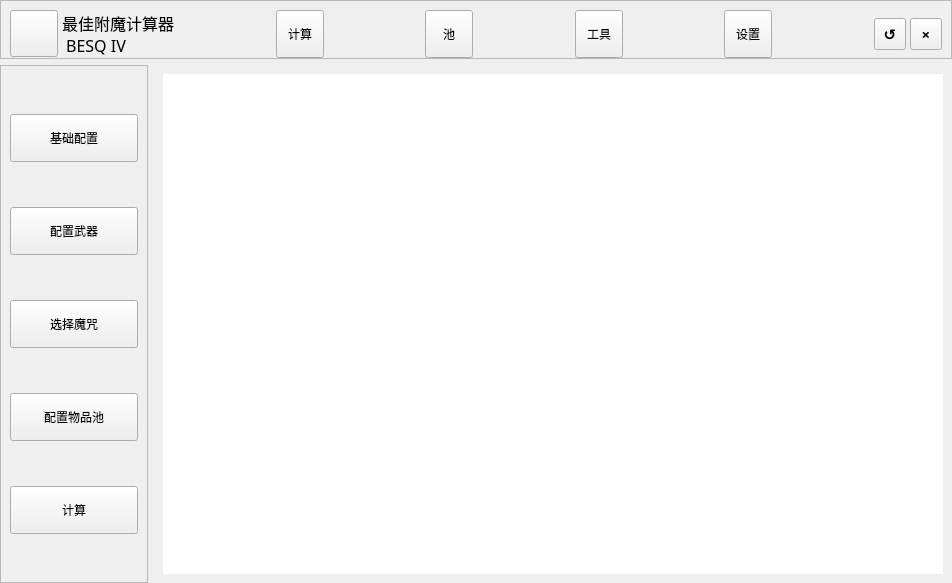
<?xml version="1.0" encoding="UTF-8"?>
<ui version="4.0">
 <class>MainWindow</class>
 <widget class="QWidget" name="MainWindow">
  <property name="geometry">
   <rect>
    <x>0</x>
    <y>0</y>
    <width>952</width>
    <height>583</height>
   </rect>
  </property>
  <property name="windowTitle">
   <string>Form</string>
  </property>
  <layout class="QVBoxLayout" name="verticalLayout">
   <property name="leftMargin">
    <number>0</number>
   </property>
   <property name="topMargin">
    <number>0</number>
   </property>
   <property name="rightMargin">
    <number>0</number>
   </property>
   <property name="bottomMargin">
    <number>0</number>
   </property>
   <item>
    <widget class="QFrame" name="frame">
     <property name="sizePolicy">
      <sizepolicy hsizetype="Preferred" vsizetype="Maximum">
       <horstretch>0</horstretch>
       <verstretch>0</verstretch>
      </sizepolicy>
     </property>
     <property name="frameShape">
      <enum>QFrame::StyledPanel</enum>
     </property>
     <property name="frameShadow">
      <enum>QFrame::Raised</enum>
     </property>
     <layout class="QHBoxLayout" name="horizontalLayout">
      <property name="spacing">
       <number>4</number>
      </property>
      <property name="leftMargin">
       <number>9</number>
      </property>
      <property name="topMargin">
       <number>9</number>
      </property>
      <property name="rightMargin">
       <number>9</number>
      </property>
      <property name="bottomMargin">
       <number>0</number>
      </property>
      <item>
       <widget class="QToolButton" name="toolButton_9">
        <property name="text">
         <string/>
        </property>
        <property name="iconSize">
         <size>
          <width>40</width>
          <height>40</height>
         </size>
        </property>
       </widget>
      </item>
      <item>
       <widget class="QLabel" name="label">
        <property name="font">
         <font>
          <family>微软雅黑</family>
          <pointsize>12</pointsize>
         </font>
        </property>
        <property name="text">
         <string>最佳附魔计算器
 BESQ IV</string>
        </property>
       </widget>
      </item>
      <item>
       <spacer name="horizontalSpacer">
        <property name="orientation">
         <enum>Qt::Horizontal</enum>
        </property>
        <property name="sizeHint" stdset="0">
         <size>
          <width>40</width>
          <height>20</height>
         </size>
        </property>
       </spacer>
      </item>
      <item>
       <widget class="QToolButton" name="toolButton">
        <property name="minimumSize">
         <size>
          <width>48</width>
          <height>48</height>
         </size>
        </property>
        <property name="text">
         <string>计算</string>
        </property>
       </widget>
      </item>
      <item>
       <spacer name="horizontalSpacer_3">
        <property name="orientation">
         <enum>Qt::Horizontal</enum>
        </property>
        <property name="sizeHint" stdset="0">
         <size>
          <width>40</width>
          <height>20</height>
         </size>
        </property>
       </spacer>
      </item>
      <item>
       <widget class="QToolButton" name="toolButton_2">
        <property name="minimumSize">
         <size>
          <width>48</width>
          <height>48</height>
         </size>
        </property>
        <property name="text">
         <string>池</string>
        </property>
       </widget>
      </item>
      <item>
       <spacer name="horizontalSpacer_5">
        <property name="orientation">
         <enum>Qt::Horizontal</enum>
        </property>
        <property name="sizeHint" stdset="0">
         <size>
          <width>40</width>
          <height>20</height>
         </size>
        </property>
       </spacer>
      </item>
      <item>
       <widget class="QToolButton" name="toolButton_10">
        <property name="minimumSize">
         <size>
          <width>48</width>
          <height>48</height>
         </size>
        </property>
        <property name="text">
         <string>工具</string>
        </property>
       </widget>
      </item>
      <item>
       <spacer name="horizontalSpacer_4">
        <property name="orientation">
         <enum>Qt::Horizontal</enum>
        </property>
        <property name="sizeHint" stdset="0">
         <size>
          <width>40</width>
          <height>20</height>
         </size>
        </property>
       </spacer>
      </item>
      <item>
       <widget class="QToolButton" name="toolButton_3">
        <property name="minimumSize">
         <size>
          <width>48</width>
          <height>48</height>
         </size>
        </property>
        <property name="text">
         <string>设置</string>
        </property>
       </widget>
      </item>
      <item>
       <spacer name="horizontalSpacer_2">
        <property name="orientation">
         <enum>Qt::Horizontal</enum>
        </property>
        <property name="sizeHint" stdset="0">
         <size>
          <width>40</width>
          <height>20</height>
         </size>
        </property>
       </spacer>
      </item>
      <item>
       <widget class="QToolButton" name="toolButton_11">
        <property name="minimumSize">
         <size>
          <width>32</width>
          <height>32</height>
         </size>
        </property>
        <property name="font">
         <font>
          <family>微软雅黑</family>
          <pointsize>11</pointsize>
          <bold>true</bold>
         </font>
        </property>
        <property name="text">
         <string>↺</string>
        </property>
       </widget>
      </item>
      <item>
       <widget class="QToolButton" name="tb_close">
        <property name="minimumSize">
         <size>
          <width>32</width>
          <height>32</height>
         </size>
        </property>
        <property name="font">
         <font>
          <family>微软雅黑</family>
          <pointsize>11</pointsize>
          <bold>true</bold>
         </font>
        </property>
        <property name="text">
         <string>×</string>
        </property>
       </widget>
      </item>
     </layout>
    </widget>
   </item>
   <item>
    <widget class="QWidget" name="widget" native="true">
     <layout class="QHBoxLayout" name="horizontalLayout_2">
      <property name="leftMargin">
       <number>0</number>
      </property>
      <property name="topMargin">
       <number>0</number>
      </property>
      <property name="rightMargin">
       <number>0</number>
      </property>
      <property name="bottomMargin">
       <number>0</number>
      </property>
      <item>
       <widget class="QFrame" name="frame_2">
        <property name="sizePolicy">
         <sizepolicy hsizetype="Maximum" vsizetype="Preferred">
          <horstretch>0</horstretch>
          <verstretch>0</verstretch>
         </sizepolicy>
        </property>
        <property name="frameShape">
         <enum>QFrame::StyledPanel</enum>
        </property>
        <property name="frameShadow">
         <enum>QFrame::Raised</enum>
        </property>
        <layout class="QVBoxLayout" name="verticalLayout_2">
         <item>
          <widget class="QToolButton" name="toolButton_6">
           <property name="minimumSize">
            <size>
             <width>128</width>
             <height>48</height>
            </size>
           </property>
           <property name="text">
            <string>基础配置</string>
           </property>
          </widget>
         </item>
         <item>
          <widget class="QToolButton" name="toolButton_8">
           <property name="minimumSize">
            <size>
             <width>128</width>
             <height>48</height>
            </size>
           </property>
           <property name="text">
            <string>配置武器</string>
           </property>
          </widget>
         </item>
         <item>
          <widget class="QToolButton" name="toolButton_7">
           <property name="minimumSize">
            <size>
             <width>128</width>
             <height>48</height>
            </size>
           </property>
           <property name="text">
            <string>选择魔咒</string>
           </property>
          </widget>
         </item>
         <item>
          <widget class="QToolButton" name="toolButton_4">
           <property name="minimumSize">
            <size>
             <width>128</width>
             <height>48</height>
            </size>
           </property>
           <property name="text">
            <string>配置物品池</string>
           </property>
          </widget>
         </item>
         <item>
          <widget class="QToolButton" name="toolButton_5">
           <property name="minimumSize">
            <size>
             <width>128</width>
             <height>48</height>
            </size>
           </property>
           <property name="text">
            <string>计算</string>
           </property>
          </widget>
         </item>
        </layout>
       </widget>
      </item>
      <item>
       <widget class="QScrollArea" name="scrollArea">
        <property name="frameShape">
         <enum>QFrame::NoFrame</enum>
        </property>
        <property name="widgetResizable">
         <bool>true</bool>
        </property>
        <widget class="QWidget" name="scrollAreaWidgetContents">
         <property name="geometry">
          <rect>
           <x>0</x>
           <y>0</y>
           <width>798</width>
           <height>518</height>
          </rect>
         </property>
         <layout class="QVBoxLayout" name="verticalLayout_3">
          <item>
           <widget class="QListWidget" name="listWidget">
            <property name="frameShape">
             <enum>QFrame::NoFrame</enum>
            </property>
           </widget>
          </item>
         </layout>
        </widget>
       </widget>
      </item>
     </layout>
    </widget>
   </item>
  </layout>
 </widget>
 <resources/>
 <connections/>
</ui>
